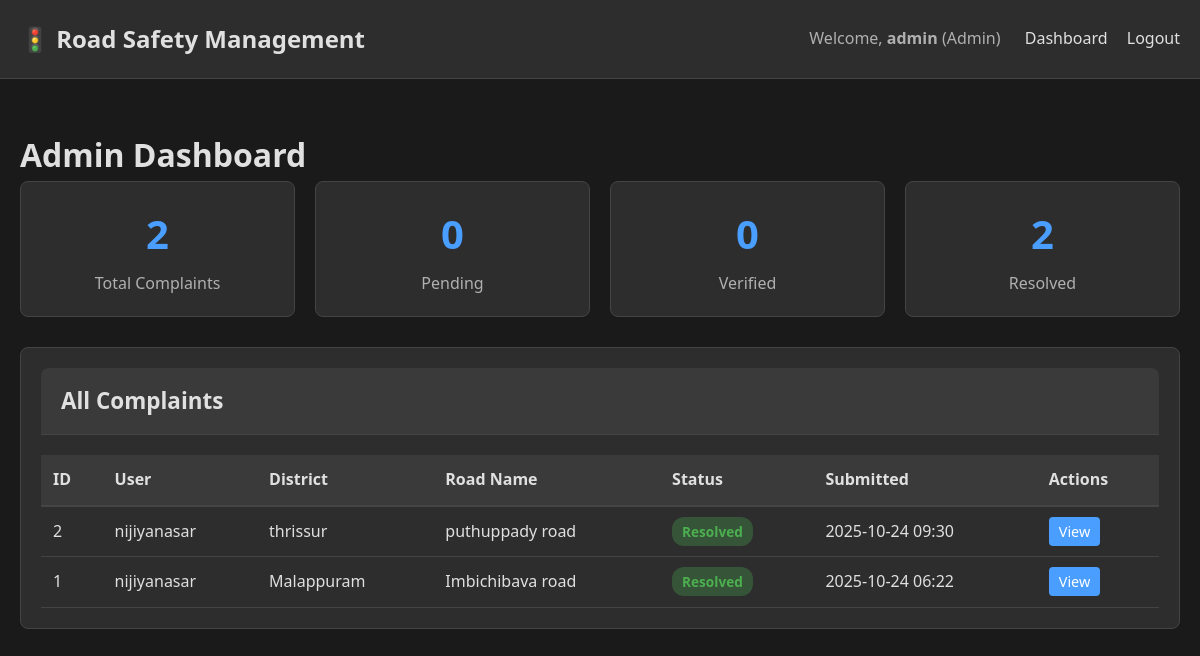
The app's page /admin/dashboard (signed in) with its own data.
### models.py (models this page shows, shortened)
class User(UserMixin, db.Model):
    id = db.Column(db.Integer, primary_key=True)
    username = db.Column(db.String(80), unique=True, nullable=False)
    email = db.Column(db.String(120), unique=True, nullable=False)
    password_hash = db.Column(db.String(200), nullable=False)
    role = db.Column(db.String(20), nullable=False)
    created_at = db.Column(db.DateTime, default=datetime.utcnow)
    complaints = db.relationship('Complaint', backref='user', lazy=True, foreign_keys='Complaint.user_id')
    assigned_complaints = db.relationship('Complaint', backref='contractor', lazy=True, foreign_keys='Complaint.contractor_id')

class Complaint(db.Model):
    id = db.Column(db.Integer, primary_key=True)
    user_id = db.Column(db.Integer, db.ForeignKey('user.id'), nullable=False)
    contractor_id = db.Column(db.Integer, db.ForeignKey('user.id'), nullable=True)
    district = db.Column(db.String(100), nullable=False)
    corporation_type = db.Column(db.String(50), nullable=False)
    road_name = db.Column(db.String(200), nullable=False)
    national_highway = db.Column(db.String(100))
    landmark = db.Column(db.String(200), nullable=False)
    latitude = db.Column(db.Float)
    longitude = db.Column(db.Float)
    description = db.Column(db.Text, nullable=False)
    status = db.Column(db.String(50), default='Submitted')
    admin_acknowledgement = db.Column(db.Text)
    contractor_acknowledgement = db.Column(db.Text)
    created_at = db.Column(db.DateTime, default=datetime.utcnow)
    verified_at = db.Column(db.DateTime)
    assigned_at = db.Column(db.DateTime)
    resolved_at = db.Column(db.DateTime)

### routes/admin.py (the view)
    def decorated_function(*args, **kwargs):
        if current_user.role != 'admin':
            flash('Access denied. This page is for administrators only.', 'danger')
            return redirect(url_for('auth.login'))
        return f(*args, **kwargs)

### app.py (called while the page is built)
@login_manager.user_loader
def load_user(user_id):
    return User.query.get(int(user_id))

### routes/admin.py (called while the page is built)
def admin_only(f):
    def decorated_function(*args, **kwargs):
        if current_user.role != 'admin':
            flash('Access denied. This page is for administrators only.', 'danger')
            return redirect(url_for('auth.login'))
        return f(*args, **kwargs)
    decorated_function.__name__ = f.__name__
    return login_required(decorated_function)

@admin_bp.route('/dashboard')
@admin_only
def dashboard():
    complaints = Complaint.query.order_by(Complaint.created_at.desc()).all()
    total_complaints = Complaint.query.count()
    pending_complaints = Complaint.query.filter_by(status='Submitted').count()
    verified_complaints = Complaint.query.filter_by(status='Verified').count()
    resolved_complaints = Complaint.query.filter_by(status='Resolved').count()
    return render_template('admin/dashboard.html',
                         complaints=complaints,
                         total_complaints=total_complaints,
                         pending_complaints=pending_complaints,
                         verified_complaints=verified_complaints,
                         resolved_complaints=resolved_complaints)

### templates/admin/dashboard.html (shortened to what this page needs)
{% extends "base.html" %}
{% block content %}
<h1>Admin Dashboard</h1>
<div class="stats-grid">
    <div class="stat-card">
        <div class="stat-value">{{ total_complaints }}</div>
        <div class="stat-label">Total Complaints</div>
    </div>
    <div class="stat-card">
        <div class="stat-value">{{ pending_complaints }}</div>
        <div class="stat-label">Pending</div>
    </div>
    <div class="stat-card">
        <div class="stat-value">{{ verified_complaints }}</div>
        <div class="stat-label">Verified</div>
    </div>
    <div class="stat-card">
        <div class="stat-value">{{ resolved_complaints }}</div>
        <div class="stat-label">Resolved</div>
    </div>
</div>
<div class="card">
    <div class="card-header">
        <h3 style="margin: 0;">All Complaints</h3>
    </div>
    {% if complaints %}
    <table class="table">
        <thead>
            <tr>
                <th>ID</th>
                <th>User</th>
                <th>District</th>
                <th>Road Name</th>
                <th>Status</th>
                <th>Submitted</th>
                <th>Actions</th>
            </tr>
        </thead>
        <tbody>
            {% for complaint in complaints %}
            <tr>
                <td>{{ complaint.id }}</td>
                <td>{{ complaint.user.username }}</td>
                <td>{{ complaint.district }}</td>
                <td>{{ complaint.road_name }}</td>
                <td><span class="badge badge-{{ complaint.status.lower().replace(' ', '-') }}">{{ complaint.status }}</span></td>
                <td>{{ complaint.created_at.strftime('%Y-%m-%d %H:%M') }}</td>
                <td>
                    <a href="{{ url_for('admin.view_complaint', complaint_id=complaint.id) }}" class="btn btn-primary" style="padding: 5px 10px; font-size: 0.9em;">View</a>
                </td>
            </tr>
            {% endfor %}
        </tbody>
    </table>
    {% else %}
    <p style="text-align: center; padding: 20px; color: var(--text-secondary);">No complaints found.</p>
    {% endif %}
</div>
{% endblock %}

### templates/base.html (shortened to what this page needs)
<!DOCTYPE html>
<html lang="en">
<head>
    <link rel="stylesheet" href="{{ url_for('static', filename='css/style.css') }}">
</head>
<body>
    <nav class="navbar">
        <div class="container" style="display: flex; justify-content: space-between; align-items: center;">
            <a class="navbar-brand" href="/" style="font-size: 1.5em; font-weight: bold;">🚦 Road Safety Management</a>
            <div>
                {% if current_user.is_authenticated %}
                    <span style="color: var(--text-secondary); margin-right: 20px;">
                        Welcome, <strong>{{ current_user.username }}</strong> ({{ current_user.role|capitalize }})
                    </span>
                    {% if current_user.role == 'admin' %}
                        <a class="nav-link" href="{{ url_for('admin.dashboard') }}" style="display: inline; margin-right: 15px;">Dashboard</a>
                    {% elif current_user.role == 'contractor' %}
                        <a class="nav-link" href="{{ url_for('contractor.dashboard') }}" style="display: inline; margin-right: 15px;">Dashboard</a>
                    {% else %}
                        <a class="nav-link" href="{{ url_for('user.dashboard') }}" style="display: inline; margin-right: 15px;">Dashboard</a>
                        <a class="nav-link" href="{{ url_for('user.submit_complaint') }}" style="display: inline; margin-right: 15px;">Submit Complaint</a>
                    {% endif %}
                    <a class="nav-link" href="{{ url_for('auth.logout') }}" style="display: inline;">Logout</a>
                {% else %}
                    <a class="nav-link" href="{{ url_for('auth.login') }}" style="display: inline; margin-right: 15px;">Login</a>
                    <a class="nav-link" href="{{ url_for('auth.register') }}" style="display: inline;">Register</a>
                {% endif %}
            </div>
        </div>
    </nav>
    <div class="container" style="margin-top: 30px;">
        {% block content %}{% endblock %}
    </div>
</body>
</html>

### static/css/style.css (style rules this page uses)
:root { --bg-primary: #1a1a1a; --bg-secondary: #2d2d2d; --bg-tertiary: #3a3a3a; --text-primary: #e0e0e0; --text-secondary: #b0b0b0; --accent-primary: #4a9eff; --accent-hover: #3a8eef; --success: #4caf50; --warning: #ff9800; --danger: #f44336; --border-color: #444; }
* { margin: 0; padding: 0; box-sizing: border-box; }
body { background-color: var(--bg-primary); color: var(--text-primary); font-family: 'Segoe UI', Tahoma, Geneva, Verdana, sans-serif; line-height: 1.6; }
.navbar { background-color: var(--bg-secondary) !important; border-bottom: 1px solid var(--border-color); }
.navbar-brand, .nav-link { color: var(--text-primary) !important; }
.container { max-width: 1200px; margin: 0 auto; padding: 20px; }
.card { background-color: var(--bg-secondary); border: 1px solid var(--border-color); border-radius: 8px; padding: 20px; margin-bottom: 20px; }
.card-header { background-color: var(--bg-tertiary); color: var(--text-primary); border-bottom: 1px solid var(--border-color); padding: 15px 20px; border-radius: 8px 8px 0 0; font-size: 1.2em; font-weight: 600; }
.btn { padding: 10px 20px; border: none; border-radius: 4px; cursor: pointer; font-size: 1em; transition: all 0.3s; }
.btn-primary { background-color: var(--accent-primary); color: white; }
.table { width: 100%; border-collapse: collapse; margin-top: 20px; }
.table th { background-color: var(--bg-tertiary); color: var(--text-primary); padding: 12px; text-align: left; border-bottom: 2px solid var(--border-color); }
.table td { padding: 12px; border-bottom: 1px solid var(--border-color); }
.badge { padding: 5px 10px; border-radius: 12px; font-size: 0.85em; font-weight: 600; }
.badge-resolved { background-color: rgba(76, 175, 80, 0.3); color: var(--success); }
.stats-grid { display: grid; grid-template-columns: repeat(auto-fit, minmax(200px, 1fr)); gap: 20px; margin-bottom: 30px; }
.stat-card { background-color: var(--bg-secondary); border: 1px solid var(--border-color); border-radius: 8px; padding: 20px; text-align: center; }
.stat-value { font-size: 2.5em; font-weight: bold; color: var(--accent-primary); }
.stat-label { color: var(--text-secondary); margin-top: 5px; }
a { color: var(--accent-primary); text-decoration: none; }

### records on screen
User: username "admin", role "Admin"
Complaint: id "2", user.username "nijiyanasar", district "thrissur", road_name "puthuppady road", status "Resolved", created_at "2025-10-24 09:30"
Complaint: id "1", user.username "nijiyanasar", district "Malappuram", road_name "Imbichibava road", status "Resolved", created_at "2025-10-24 06:22"

### other values on screen
{{ total_complaints }} "2"
{{ pending_complaints }} "0"
{{ verified_complaints }} "0"
{{ resolved_complaints }} "2"
